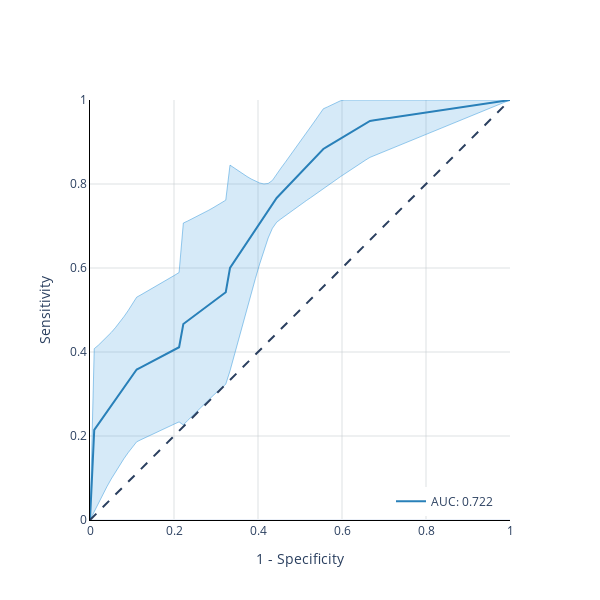

Notebook cell for this chart:
### Code cell
#Creates XGBoosting Cross-Validation models, and saves the ROC curve
plt.rcParams["figure.figsize"] = (10,10)
dtest = xgb.DMatrix(Xsel, label=y_test)
#dtest = xgb.DMatrix(Xsel_test, label=y_test)
print('Test labels: ' + str(dtest.get_label()))
for train, test in tqdm(folds, total=len(folds)):
    dtrain = xgb.DMatrix(Xsel.iloc[train,:], label=y_test.iloc[train])
    #dtrain = xgb.DMatrix(Xsel.iloc[train,:], label=y_train.iloc[train])
    print('Training labels: ' + str(dtrain.get_label()))
    
    dval   = xgb.DMatrix(Xsel.iloc[test,:], label=y_test.iloc[test])
    #dval   = xgb.DMatrix(Xsel.iloc[test,:], label=y_train.iloc[test])
    print('Validation labels: ' + str(dval.get_label()))
    
    model  = xgb.train(
        dtrain                = dtrain,
        params                = params, 
        evals                 = [(dtrain, 'train'), (dval, 'val')],
        num_boost_round       = 1000,
        verbose_eval          = False,
        early_stopping_rounds = 10,
    )
    sets = [dtrain, dval, dtest]
    print(results.keys())
    for i,ds in enumerate(results.keys()):
        y_preds              = model.predict(sets[i])
        labels               = sets[i].get_label()
        fpr, tpr, thresholds = roc_curve(labels, y_preds)
        results[ds]['fpr'].append(fpr)
        results[ds]['tpr'].append(tpr)
        results[ds]['thresholds'].append(thresholds)
        results[ds]['auc'].append(roc_auc_score(labels, y_preds))
kind = 'test'
c_fill      = 'rgba(52, 152, 219, 0.2)'
c_line      = 'rgba(52, 152, 219, 0.5)'
c_line_main = 'rgba(41, 128, 185, 1.0)'
c_grid      = 'rgba(189, 195, 199, 0.5)'
c_annot     = 'rgba(149, 165, 166, 0.5)'
c_highlight = 'rgba(192, 57, 43, 1.0)'
fpr_mean    = np.linspace(0, 1, 100)
interp_tprs = []
for i in range(4):
    fpr           = results[kind]['fpr'][i]
    tpr           = results[kind]['tpr'][i]
    interp_tpr    = np.interp(fpr_mean, fpr, tpr)
    interp_tpr[0] = 0.0
    interp_tprs.append(interp_tpr)
tpr_mean     = np.mean(interp_tprs, axis=0)
tpr_mean[-1] = 1.0
tpr_std      = np.std(interp_tprs, axis=0)
tpr_upper    = np.clip(tpr_mean+tpr_std, 0, 1)
tpr_lower    = tpr_mean-tpr_std
auc          = np.mean(results[kind]['auc'])
fig = go.Figure([
    go.Scatter(
        x          = fpr_mean,
        y          = tpr_upper,
        line       = dict(color=c_line, width=1),
        hoverinfo  = "skip",
        showlegend = False,
        name       = 'upper'),
    go.Scatter(
        x          = fpr_mean,
        y          = tpr_lower,
        fill       = 'tonexty',
        fillcolor  = c_fill,
        line       = dict(color=c_line, width=1),
        hoverinfo  = "skip",
        showlegend = False,
        name       = 'lower'),
    go.Scatter(
        x          = fpr_mean,
        y          = tpr_mean,
        line       = dict(color=c_line_main, width=2),
        hoverinfo  = "skip",
        showlegend = True,
        name       = f'AUC: {auc:.3f}')
])
fig.add_shape(
    type ='line', 
    line =dict(dash='dash'),
    x0=0, x1=1, y0=0, y1=1
)
fig.update_layout(
    template    = 'plotly_white', 
    title_x     = 0.5,
    xaxis_title = "1 - Specificity",
    yaxis_title = "Sensitivity",
    width       = 600,
    height      = 600,
    legend      = dict(
        yanchor="bottom", 
        xanchor="right", 
        x=0.95,
        y=0.01,
    )
)
fig.update_yaxes(
    range       = [0, 1],
    gridcolor   = c_grid,
    scaleanchor = "x", 
    scaleratio  = 1,
    linecolor   = 'black')
fig.update_xaxes(
    range       = [0, 1],
    gridcolor   = c_grid,
    constrain   = 'domain',
    linecolor   = 'black')

#fig.write_image("ROC_Curve.jpg")

### Figure 1 — Plotly figure (JSON) as saved in the notebook; plotly's stock layout.template omitted (floating-point values rounded to 4 significant figures)
{"data": [{"hoverinfo": "skip", "line": {"color": "rgba(52, 152, 219, 0.5)", "width": 1}, "name": "upper", "showlegend": false, "type": "scatter", "x": [0, 0.0101, 0.0202, 0.0303, 0.0404, 0.05051, 0.06061, 0.07071, 0.08081, 0.09091, 0.101, 0.1111, 0.1212, 0.1313, 0.1414, 0.1515, 0.1616, 0.1717, 0.1818, 0.1919, 0.202, 0.2121, 0.2222, 0.2323, 0.2424, 0.2525, 0.2626, 0.2727, 0.2828, 0.2929, 0.303, 0.3131, 0.3232, 0.3333, 0.3434, 0.3535, 0.3636, 0.3737, 0.3838, 0.3939, 0.404, 0.4141, 0.4242, 0.4343, 0.4444, 0.4545, 0.4646, 0.4747, 0.4848, 0.4949, 0.5051, 0.5152, 0.5253, 0.5354, 0.5455, 0.5556, 0.5657, 0.5758, 0.5859, 0.596, 0.6061, 0.6162, 0.6263, 0.6364, 0.6465, 0.6566, 0.6667, 0.6768, 0.6869, 0.697, 0.7071, 0.7172, 0.7273, 0.7374, 0.7475, 0.7576, 0.7677, 0.7778, 0.7879, 0.798, 0.8081, 0.8182, 0.8283, 0.8384, 0.8485, 0.8586, 0.8687, 0.8788, 0.8889, 0.899, 0.9091, 0.9192, 0.9293, 0.9394, 0.9495, 0.9596, 0.9697, 0.9798, 0.9899, 1], "y": [0, 0.4079, 0.4164, 0.4256, 0.4356, 0.4464, 0.4581, 0.4707, 0.4842, 0.4987, 0.5141, 0.5305, 0.5361, 0.5418, 0.5475, 0.5533, 0.5591, 0.565, 0.571, 0.577, 0.5831, 0.5892, 0.707, 0.7117, 0.7166, 0.7216, 0.7268, 0.7321, 0.7376, 0.7433, 0.7492, 0.7553, 0.7615, 0.8449, 0.8379, 0.831, 0.8243, 0.8179, 0.8119, 0.8066, 0.8024, 0.8001, 0.8013, 0.8085, 0.8244, 0.8377, 0.8513, 0.865, 0.8789, 0.8929, 0.9071, 0.9213, 0.9357, 0.9501, 0.9645, 0.9791, 0.9836, 0.9883, 0.9931, 0.998, 1, 1, 1, 1, 1, 1, 1, 1, 1, 1, 1, 1, 1, 1, 1, 1, 1, 1, 1, 1, 1, 1, 1, 1, 1, 1, 1, 1, 1, 1, 1, 1, 1, 1, 1, 1, 1, 1, 1, 1]}, {"fill": "tonexty", "fillcolor": "rgba(52, 152, 219, 0.2)", "hoverinfo": "skip", "line": {"color": "rgba(52, 152, 219, 0.5)", "width": 1}, "name": "lower", "showlegend": false, "type": "scatter", "x": [0, 0.0101, 0.0202, 0.0303, 0.0404, 0.05051, 0.06061, 0.07071, 0.08081, 0.09091, 0.101, 0.1111, 0.1212, 0.1313, 0.1414, 0.1515, 0.1616, 0.1717, 0.1818, 0.1919, 0.202, 0.2121, 0.2222, 0.2323, 0.2424, 0.2525, 0.2626, 0.2727, 0.2828, 0.2929, 0.303, 0.3131, 0.3232, 0.3333, 0.3434, 0.3535, 0.3636, 0.3737, 0.3838, 0.3939, 0.404, 0.4141, 0.4242, 0.4343, 0.4444, 0.4545, 0.4646, 0.4747, 0.4848, 0.4949, 0.5051, 0.5152, 0.5253, 0.5354, 0.5455, 0.5556, 0.5657, 0.5758, 0.5859, 0.596, 0.6061, 0.6162, 0.6263, 0.6364, 0.6465, 0.6566, 0.6667, 0.6768, 0.6869, 0.697, 0.7071, 0.7172, 0.7273, 0.7374, 0.7475, 0.7576, 0.7677, 0.7778, 0.7879, 0.798, 0.8081, 0.8182, 0.8283, 0.8384, 0.8485, 0.8586, 0.8687, 0.8788, 0.8889, 0.899, 0.9091, 0.9192, 0.9293, 0.9394, 0.9495, 0.9596, 0.9697, 0.9798, 0.9899, 1], "y": [0, 0.02091, 0.04118, 0.06075, 0.07956, 0.09754, 0.1147, 0.1309, 0.1461, 0.1604, 0.1737, 0.1861, 0.1911, 0.1961, 0.201, 0.2058, 0.2106, 0.2153, 0.2199, 0.2245, 0.2291, 0.2335, 0.2263, 0.2367, 0.247, 0.2572, 0.2671, 0.277, 0.2866, 0.2961, 0.3053, 0.3144, 0.3233, 0.3551, 0.3924, 0.4296, 0.4666, 0.5033, 0.5396, 0.5752, 0.6097, 0.6423, 0.6714, 0.6945, 0.7089, 0.7168, 0.7245, 0.7319, 0.7393, 0.7465, 0.7535, 0.7605, 0.7674, 0.7742, 0.7809, 0.7876, 0.7952, 0.8026, 0.81, 0.8172, 0.8242, 0.8311, 0.8379, 0.8445, 0.851, 0.8573, 0.8634, 0.8675, 0.8717, 0.8758, 0.88, 0.8841, 0.8882, 0.8924, 0.8965, 0.9007, 0.9048, 0.9089, 0.9131, 0.9172, 0.9214, 0.9255, 0.9296, 0.9338, 0.9379, 0.942, 0.9462, 0.9503, 0.9545, 0.9586, 0.9627, 0.9669, 0.971, 0.9752, 0.9793, 0.9834, 0.9876, 0.9917, 0.9959, 1]}, {"hoverinfo": "skip", "line": {"color": "rgba(41, 128, 185, 1.0)", "width": 2}, "name": "AUC: 0.722", "showlegend": true, "type": "scatter", "x": [0, 0.0101, 0.0202, 0.0303, 0.0404, 0.05051, 0.06061, 0.07071, 0.08081, 0.09091, 0.101, 0.1111, 0.1212, 0.1313, 0.1414, 0.1515, 0.1616, 0.1717, 0.1818, 0.1919, 0.202, 0.2121, 0.2222, 0.2323, 0.2424, 0.2525, 0.2626, 0.2727, 0.2828, 0.2929, 0.303, 0.3131, 0.3232, 0.3333, 0.3434, 0.3535, 0.3636, 0.3737, 0.3838, 0.3939, 0.404, 0.4141, 0.4242, 0.4343, 0.4444, 0.4545, 0.4646, 0.4747, 0.4848, 0.4949, 0.5051, 0.5152, 0.5253, 0.5354, 0.5455, 0.5556, 0.5657, 0.5758, 0.5859, 0.596, 0.6061, 0.6162, 0.6263, 0.6364, 0.6465, 0.6566, 0.6667, 0.6768, 0.6869, 0.697, 0.7071, 0.7172, 0.7273, 0.7374, 0.7475, 0.7576, 0.7677, 0.7778, 0.7879, 0.798, 0.8081, 0.8182, 0.8283, 0.8384, 0.8485, 0.8586, 0.8687, 0.8788, 0.8889, 0.899, 0.9091, 0.9192, 0.9293, 0.9394, 0.9495, 0.9596, 0.9697, 0.9798, 0.9899, 1], "y": [0, 0.2144, 0.2288, 0.2432, 0.2576, 0.272, 0.2864, 0.3008, 0.3152, 0.3295, 0.3439, 0.3583, 0.3636, 0.3689, 0.3742, 0.3795, 0.3848, 0.3902, 0.3955, 0.4008, 0.4061, 0.4114, 0.4667, 0.4742, 0.4818, 0.4894, 0.497, 0.5045, 0.5121, 0.5197, 0.5273, 0.5348, 0.5424, 0.6, 0.6152, 0.6303, 0.6455, 0.6606, 0.6758, 0.6909, 0.7061, 0.7212, 0.7364, 0.7515, 0.7667, 0.7773, 0.7879, 0.7985, 0.8091, 0.8197, 0.8303, 0.8409, 0.8515, 0.8621, 0.8727, 0.8833, 0.8894, 0.8955, 0.9015, 0.9076, 0.9136, 0.9197, 0.9258, 0.9318, 0.9379, 0.9439, 0.95, 0.9515, 0.953, 0.9545, 0.9561, 0.9576, 0.9591, 0.9606, 0.9621, 0.9636, 0.9652, 0.9667, 0.9682, 0.9697, 0.9712, 0.9727, 0.9742, 0.9758, 0.9773, 0.9788, 0.9803, 0.9818, 0.9833, 0.9848, 0.9864, 0.9879, 0.9894, 0.9909, 0.9924, 0.9939, 0.9955, 0.997, 0.9985, 1]}], "layout": {"height": 600, "legend": {"x": 0.95, "xanchor": "right", "y": 0.01, "yanchor": "bottom"}, "shapes": [{"line": {"dash": "dash"}, "type": "line", "x0": 0, "x1": 1, "y0": 0, "y1": 1}], "title": {"x": 0.5}, "width": 600, "xaxis": {"constrain": "domain", "gridcolor": "rgba(189, 195, 199, 0.5)", "linecolor": "black", "range": [0, 1], "title": {"text": "1 - Specificity"}}, "yaxis": {"gridcolor": "rgba(189, 195, 199, 0.5)", "linecolor": "black", "range": [0, 1], "scaleanchor": "x", "scaleratio": 1, "title": {"text": "Sensitivity"}}}}
